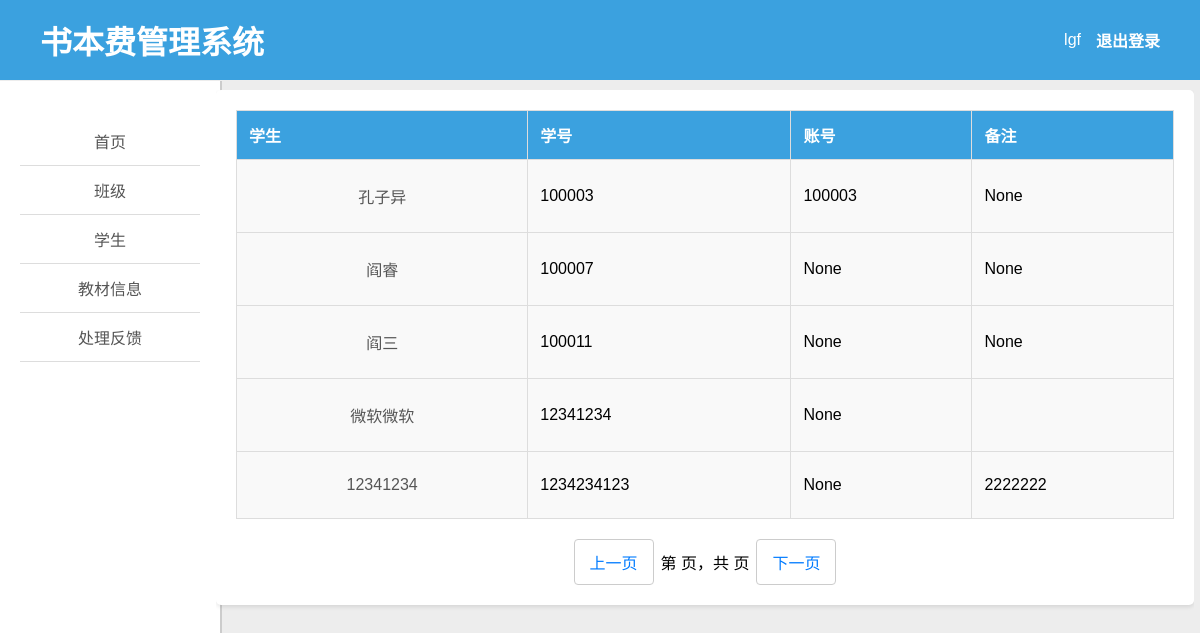
The page /manager/grade_about/1 (signed in) on the database as committed earlier.
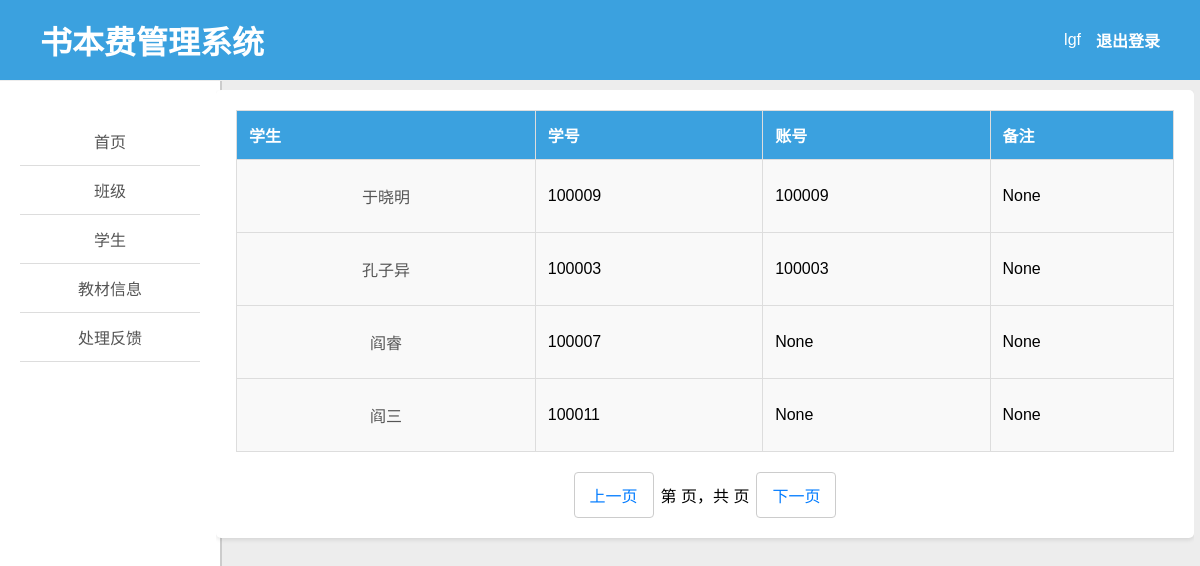
The same page on the database as committed later.
### books/models.py (models this page shows, shortened)
class Student(models.Model):
    name = models.CharField(max_length=100, verbose_name='学生姓名')
    student_id = models.CharField(max_length=100, verbose_name='学号')
    grade = models.ForeignKey(Grade, on_delete=models.CASCADE, verbose_name='所属班级')
    account = models.ForeignKey(User, on_delete=models.CASCADE, verbose_name='账号', null=True, blank=True)
    notice = models.TextField(verbose_name='备注', null=True, blank=True)
    class Meta:
        verbose_name = '学生'
        verbose_name_plural = '学生'

### util/check_staff.py (the view)
    def wrapper(request, *args, **kwargs):
        if request.user.is_staff:
            return func(request, *args, **kwargs)
        else:
            return render(request, 'permissions_error.html')

### manager/plug.py (called while the page is built)
def managerRender(request, template_name, context=None):
    if context is None:
        context = {}
    context['user'] = request.user
    return render(request, template_name, context)

### manager/views.py (called while the page is built)
@login_required(login_url='/login')
@check_staff
@csrf_protect
def grade_about(request, id):
    students = Student.objects.filter(grade_id=id)
    return managerRender(request, 'grade_about.html', {'students': students})

### util/check_staff.py (called while the page is built)
def check_staff(func):
    def wrapper(request, *args, **kwargs):
        if request.user.is_staff:
            return func(request, *args, **kwargs)
        else:
            return render(request, 'permissions_error.html')
    return wrapper

### templates/manager/grade_about.html (shortened to what this page needs)
{% extends 'manager_left.html' %}
{% block right %}
    <div class="container">
        <table>
            <thead>
            <tr>
                <th>学生</th>
                <th>学号</th>
                <th>账号</th>
                <th>备注</th>
            </tr>
            </thead>
            <tbody>
            {% for student in students %}
                <tr>
                    <td>
                        <a class="nav-link" href="../edit_student/{{ student.id }}">{{ student.name }}</a>
                    </td>
                    <td>{{ student.student_id }}</td>
                    <td>{{ student.account }}</td>
                    <td>{{ student.notice }}</td>
                </tr>
            {% endfor %}
            </tbody>
        </table>
        <div class="pagination">
            <a href="./{{ l }}?{{ request.GET.urlencode }}">上一页</a>
            <span>第  页，共 {{ total_pages }} 页</span>
            <a href="./{{ r }}?{{ request.GET.urlencode }}">下一页</a>
        </div>
    </div>
{% endblock %}

Rows that differ between the two databases and show on the page:
no longer on this page (row edited): Student: name "微软微软", student_id "12341234", account "None"
removed Student: name "12341234", student_id "1234234123", account "None", notice "2222222"
now on this page (row edited): Student: name "于晓明", student_id "100009", account "100009", notice "None"
